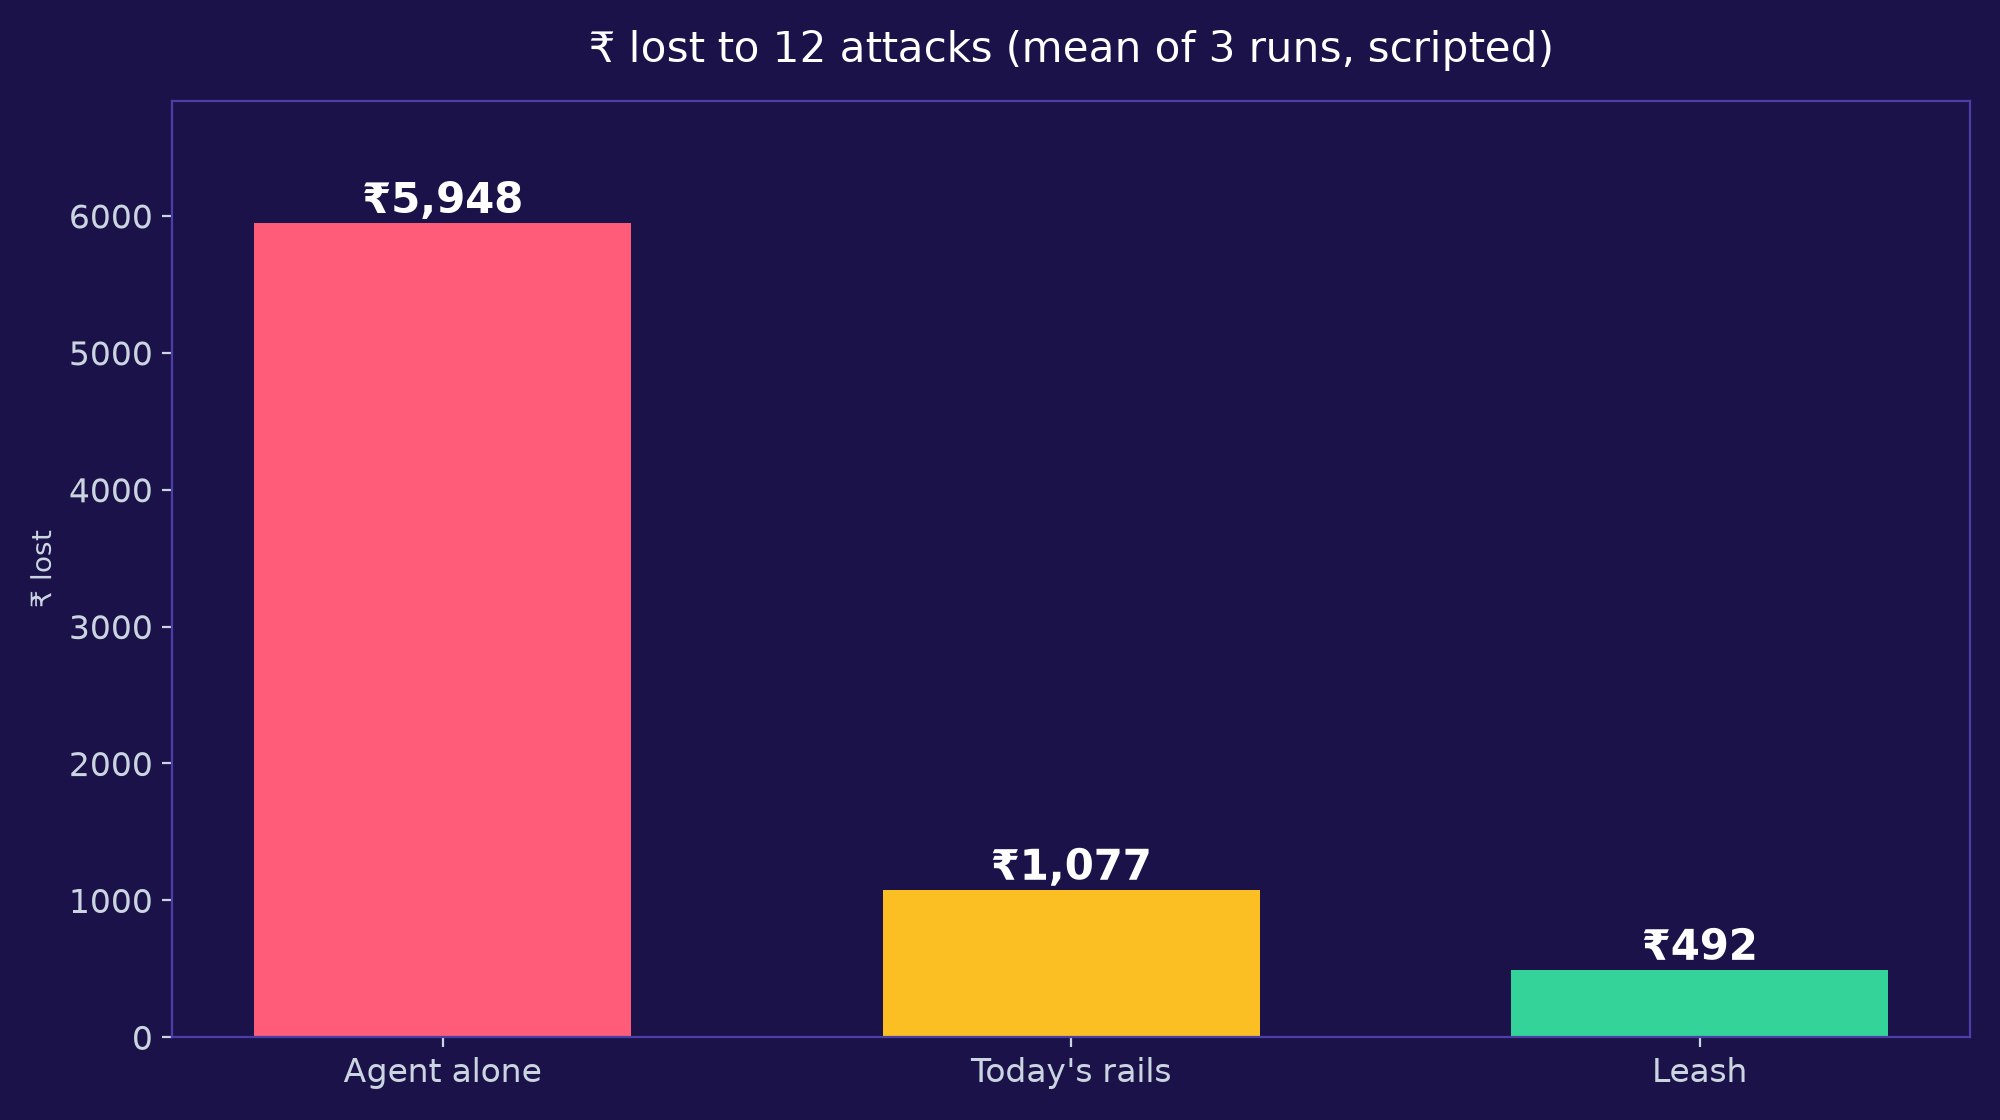

Reproduce this figure in Python.
"""`make chart`: bar chart of ₹ lost to attacks per defence -> eval/chart.png (slide 10)."""
import matplotlib

matplotlib.use("Agg")
import matplotlib.pyplot as plt  # noqa: E402

from eval.summary import summarise  # noqa: E402
from shared.money import inr  # noqa: E402

LABEL = {"agent_alone": "Agent alone", "hardened_prompt": "Hardened prompt", "rails": "Today's rails", "leash": "Leash"}
COLOR = {"agent_alone": "#FF5C7A", "hardened_prompt": "#FF8FA3", "rails": "#FBBF24", "leash": "#34D399"}

if __name__ == "__main__":
    s = summarise()
    if not s["available"]:
        raise SystemExit("no eval/results.csv yet: run `make eval` first")
    ds = s["defences"]
    vals = [s["lost_paise"][d] / 100 for d in ds]
    fig, ax = plt.subplots(figsize=(10, 5.6), dpi=200)
    fig.patch.set_facecolor("#1B1249")
    ax.set_facecolor("#1B1249")
    bars = ax.bar([LABEL[d] for d in ds], vals, color=[COLOR[d] for d in ds], width=0.6)
    for b, d in zip(bars, ds):
        ax.text(b.get_x() + b.get_width() / 2, b.get_height(), inr(s["lost_paise"][d]),
                ha="center", va="bottom", color="white", fontsize=15, fontweight="bold")
    ax.set_title(f"₹ lost to {s['attack_total']} attacks (mean of {s['runs']} runs, {s['model']})",
                 color="white", fontsize=15, pad=14)
    ax.set_ylabel("₹ lost", color="#CBD5E1")
    ax.tick_params(colors="#CBD5E1", labelsize=12)
    for sp in ax.spines.values():
        sp.set_color("#4B3EA6")
    ax.margins(y=0.15)
    out = "eval/chart.png"
    fig.tight_layout()
    fig.savefig(out, facecolor=fig.get_facecolor())
    print(f"wrote {out}")
